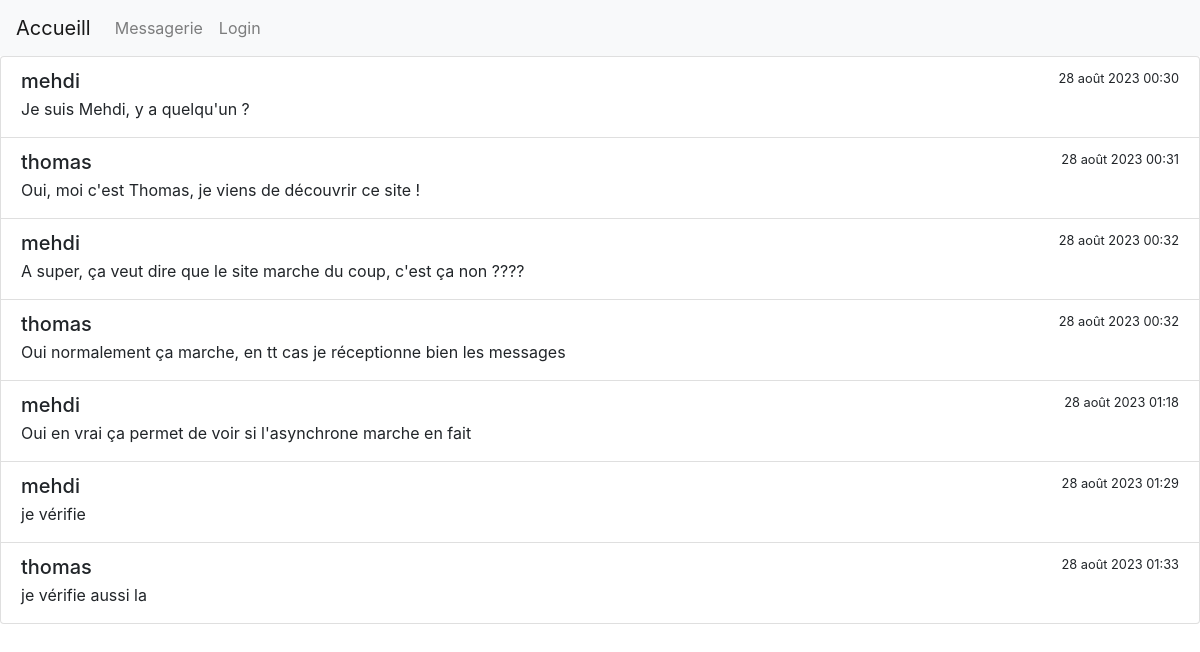
/forum, run on an earlier commit of the app's database.
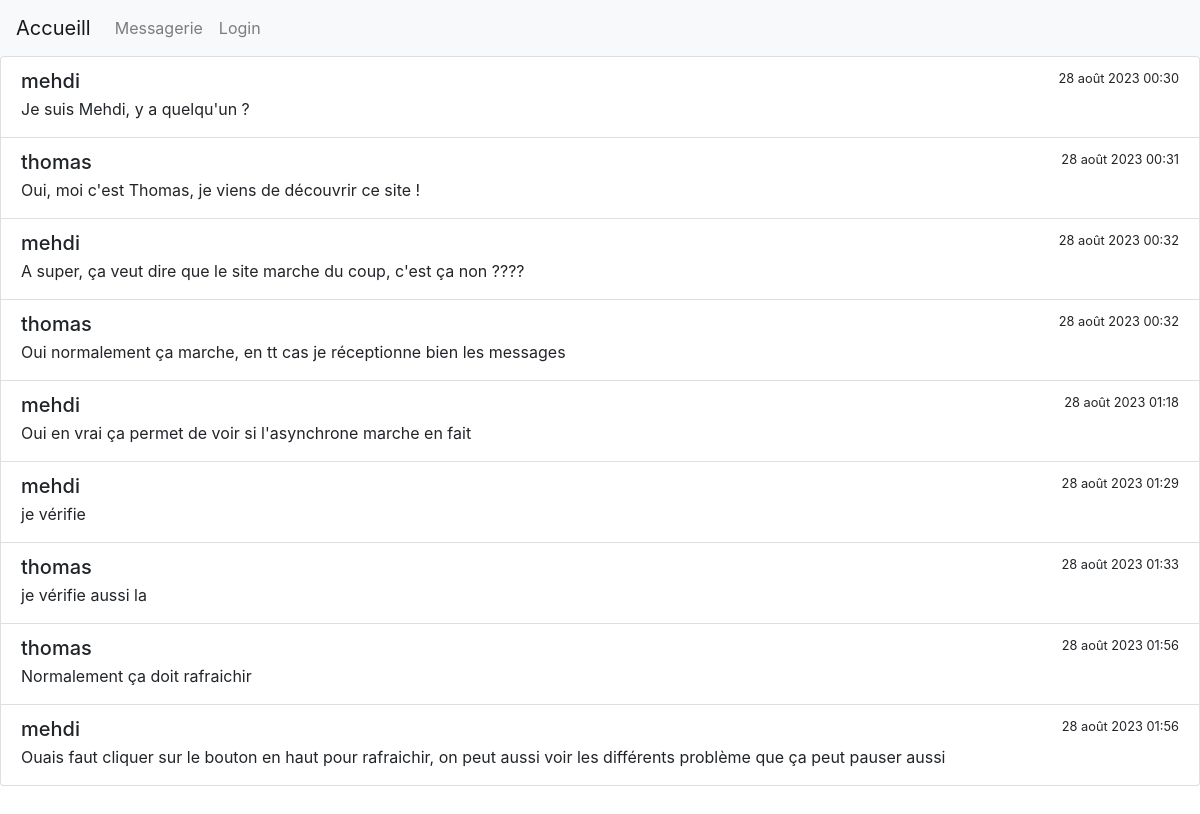
And on a later commit of the database.
### main/models.py (models this page shows, shortened)
class ChatMessage(models.Model):
    username=models.CharField(max_length=150)
    message=models.CharField(max_length=500)
    dateMessage=models.DateTimeField(auto_now=False, auto_now_add=True)

### main/views.py (the view)
# urls.py: path("forum",views.forum,name="forum"),
def forum(request):
	messages=ChatMessage.objects.all()
	print("nombre de message ---> ",len(messages))
	return render(request,template_name="forum.html",context={"messages":messages})

### main/templates/forum.html (shortened to what this page needs)
{% include "partials/header.html" with title_page="Accueil"%}
{% include "partials/navbar.html" with title_page="Accueil"%}
{% block content %}
    <div class="scroll-area-sm">
    <div class="list-group">
        {% for message in messages %}
        <a class="list-group-item list-group-item-action " aria-current="true">
            <div class="d-flex w-100 h-25 d-inline-block justify-content-between">
              <h5 class="mb-1">{{message.username}}</h5>
              <small>{{message.dateMessage}}</small>
            </div>
            <p class="mb-1">{{message.message}}</p>
        </a>
        {% endfor %}
    </div>
    </div>
{% endblock %}

What changed in the data, as far as the page shows it:
added ChatMessage: username "thomas", dateMessage "28 août 2023 01:56", message "Normalement ça doit rafraichir"
added ChatMessage: username "mehdi", dateMessage "28 août 2023 01:56", message "Ouais faut cliquer sur le bouton en haut pour rafraichir, on peut aussi voir les différents problème que ça peut pauser aussi"
